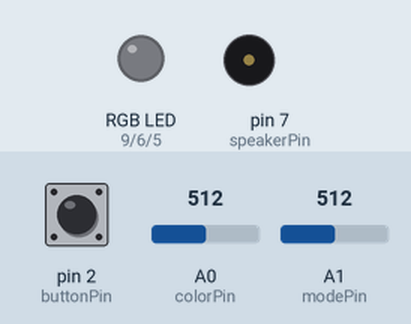
Simulated run of this sketch. Board: Arduino Uno, built with avr-gcc and run on an emulated ATmega328P. Shown: an RGB LED mixed from three pins (HIGH = lit), buzzer (waves = sounding). Inputs (shaded band) come from the test bench; at power-on: pin 2 (buttonPin) HIGH, A0 (colorPin) = 512, A1 (modePin) = 512.

Above: at 4.2 s.
4.3 s: pin 2 (buttonPin) pulled LOW for 0.15 s
At 5.24 s:
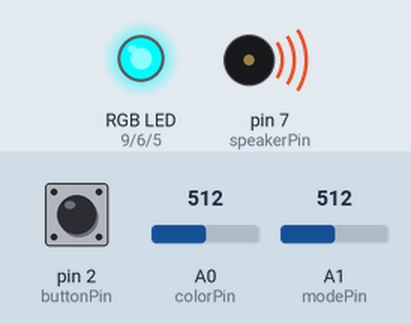
7.3 s: A0 (colorPin) set to 716
10.3 s: A0 (colorPin) set to 900
At 13.04 s:
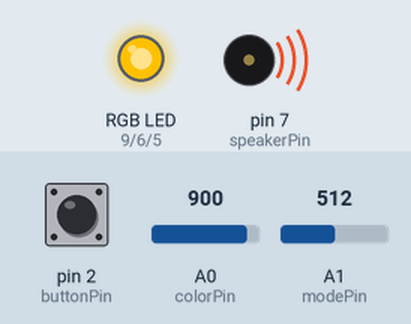
13.3 s: A0 (colorPin) set to 1023
At 13.84 s:
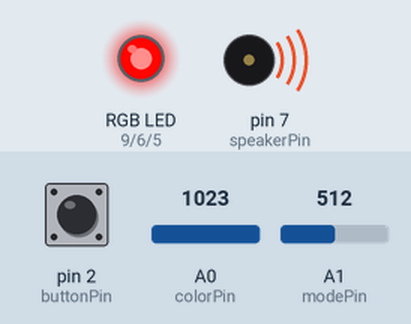
16.3 s: A1 (modePin) set to 306
19.3 s: A0 (colorPin) set to 306
At 21.0 s:
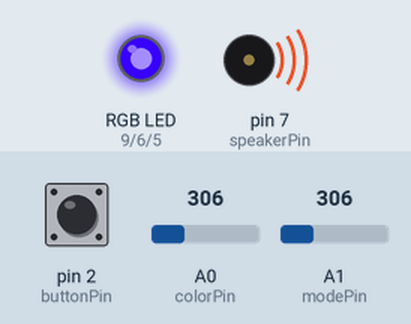
Timing chart, 0 to 23.3 s (numbered marks = the images above; inputs shaded):
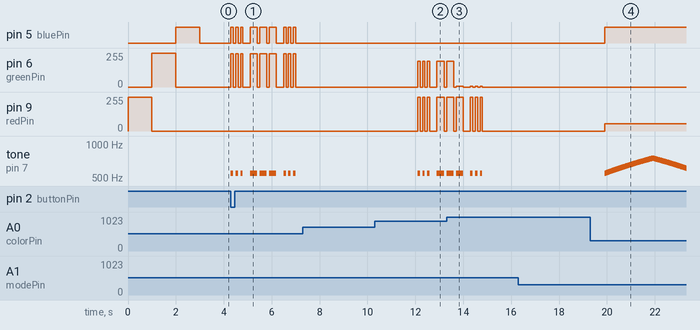

The sketch:

SOSbeacon.ino
```cpp
/*
 * SOSbeacon.ino
 * Compatible with SOS beacon LED and speaker + potentiometer to control modes and color.
 * On press, the selected mode will begin until pressed again (with exception of manual mode)
 *
 * Maximiliano Gracia Aguilar (maxgraciaaguilar@hotmail.com)
 * 2026-06-26
 *
 * Assembly guide: https://docs.google.com/document/d/18mNmDa8XmLQRfkeWav0mc5fWfhDpotYLdkZFLXzf-O4/edit?tab=t.0
 *
 * 2026 Treobytes. All rights reserved.
 */

#include "pitches.h"
#include "SOSfunctions.h"

// EDITABLE PARAMETERS
int speakerTone = 550;  // 100-2000
int dit = 100;          // Morse code speed

void SOS() {

  // S
  for (int i = 0; i < 3 && toggle; ++i) {
    TurnOn(dit, speakerTone);
    TurnOff(dit);
  }

  SOSdelay(dit * 2);

  // O
  for (int i = 0; i < 3 && toggle; ++i) {
    TurnOn(dit * 3, speakerTone);
    TurnOff(dit);
  }

  SOSdelay(dit * 2);

  // S
  for (int i = 0; i < 3 && toggle; ++i) {
    TurnOn(dit, speakerTone);
    TurnOff(dit);
  }

  SOSdelay(5000);
}

void alarm() {

  for (int i = 0; i < 200 && toggle; ++i) {
    TurnOn(10, speakerTone + i);
  }
  for (int i = 0; i < 200 && toggle; ++i) {
    TurnOn(10, speakerTone + 200 - i);
  }
  TurnOff(1);

}

void jingle() {

  // Inspired from royalthumb https://wokwi.com/projects/386864340532349953

  static const int melody[] PROGMEM = {
    NOTE_E4, NOTE_B3, NOTE_C4, NOTE_D4, NOTE_C4, NOTE_B3, NOTE_A3, NOTE_A3, NOTE_C4, NOTE_E4, NOTE_D4, NOTE_C4, NOTE_B3, NOTE_C4, NOTE_D4, NOTE_E4, NOTE_C4, NOTE_A3, NOTE_A3, 0,
    NOTE_D4, NOTE_F4, NOTE_A4, NOTE_G4, NOTE_F4, NOTE_E4, NOTE_C4, NOTE_E4, NOTE_D4, NOTE_C4, NOTE_B3, NOTE_B3, NOTE_C4, NOTE_D4, NOTE_E4, NOTE_C4, NOTE_A3, NOTE_A3, 0,
  };

  static const int noteDurations[] PROGMEM = {
    3, 6, 6, 3, 6, 6, 3, 6, 6, 3, 6, 6, 2, 6, 3, 3, 3, 3, 3, 2, 3, 6, 3, 6, 6, 2, 6, 3, 6, 6, 3, 6, 6, 3, 3, 3, 3, 3, 3,
  };

  int numNotes = sizeof(melody) / sizeof(melody[0]);

  for (int i = 0; i < numNotes && toggle; ++i) {
    int note = pgm_read_word_near(melody + i);
    int divider = pgm_read_word_near(noteDurations + i);
    int noteDuration = 1000 / divider;
    int gap = noteDuration * 0.30;

    if (note == 0) {
      TurnOff(noteDuration + gap);
    } else {
      TurnOn(noteDuration, note);
      TurnOff(gap);
    }
  }
}

void manual() {

  updateColor();

  if (digitalRead(buttonPin) == LOW) {
    analogWrite(redPin, redVal);
    analogWrite(bluePin, blueVal);
    analogWrite(greenPin, greenVal);
    tone(speakerPin, speakerTone);
  }
  else {
    analogWrite(redPin, 0);
    analogWrite(bluePin, 0);
    analogWrite(greenPin, 0);
    noTone(speakerPin);
  }
}

void setup()
{
  Serial.begin(9600);
  pinMode(redPin, OUTPUT);
  pinMode(bluePin, OUTPUT);
  pinMode(greenPin, OUTPUT);
  pinMode(speakerPin, OUTPUT);
  pinMode(buttonPin, INPUT_PULLUP);
  attachInterrupt(digitalPinToInterrupt(buttonPin), onPress, FALLING);

  analogWrite(redPin, 255); analogWrite(greenPin, 0); analogWrite(bluePin, 0); delay(1000);
  analogWrite(redPin, 0); analogWrite(greenPin, 255); analogWrite(bluePin, 0); delay(1000);
  analogWrite(redPin, 0); analogWrite(greenPin, 0); analogWrite(bluePin, 255); delay(1000);
  analogWrite(redPin, 0); analogWrite(greenPin, 0); analogWrite(bluePin, 0);
}

void loop()
{

  int modeReading = analogRead(modePin);
  int mode = map(modeReading, 0, 1023, 0, 4);

  if (mode > 3) mode = 3;
    mode += 1;

  switch(mode) {
    case 1:
      if (toggle) jingle();
      break;
    case 2:
      if (toggle) alarm();
      break;
    case 3:
      if (toggle) SOS();
      break;
    case 4:
      manual();
      break;
  }

}
```

SOSfunctions.h
```cpp
#ifndef SOS_FUNCTIONS
#define SOS_FUNCTIONS


int redPin = 9;
int bluePin = 5;
int greenPin = 6;
int buttonPin = 2;
int speakerPin = 7;

int redVal = 0;
int blueVal = 0;
int greenVal = 0;
extern int speakerTone;
extern int dit;

bool buttonStatus = 0;
bool lastButtonStatus = 0;
volatile byte toggle = 0;

int modePin = A1;
int colorPin = A0;


void SOSdelay(int ms) {
  unsigned long start = millis();
  while (millis() - start < ms) {
    if (!toggle) return;
  }
}


void onPress() {
  static unsigned long lastPress = 0;
  unsigned long now = micros();
  if (now - lastPress > 200000) {
    toggle = !toggle;
    lastPress = now;
  }
}

// Made by Claude AI
void hueToRGB(int hue, int &r, int &g, int &b) {
  int sector = hue / 60;            // which 60-degree slice of the wheel (0-5)
  int offset = hue % 60;            // how far into that slice (0-59)
  int rising  = offset * 255 / 60;  // ramp up   0 -> 255 across the slice
  int falling = 255 - rising;       // ramp down 255 -> 0 across the slice

  switch (sector) {
    case 0:  r = 255;     g = rising;  b = 0;       break; // red   -> yellow
    case 1:  r = falling; g = 255;     b = 0;       break; // yellow-> green
    case 2:  r = 0;       g = 255;     b = rising;  break; // green -> cyan
    case 3:  r = 0;       g = falling; b = 255;     break; // cyan  -> blue
    case 4:  r = rising;  g = 0;       b = 255;     break; // blue  -> magenta
    default: r = 255;     g = 0;       b = falling; break; // magenta-> red
  }
}

void updateColor() {

  int colorReading = analogRead(colorPin);
  int hue = map(colorReading, 0, 1023, 0, 359);

  hueToRGB(hue, redVal, blueVal, greenVal);

}

void TurnOn(int delayTime, int speakerTone) {
  updateColor();
  analogWrite(redPin, redVal);
  analogWrite(bluePin, blueVal);
  analogWrite(greenPin, greenVal);
  tone(speakerPin, speakerTone);
  SOSdelay(delayTime);
}

void TurnOff(int delayTime) {
  analogWrite(redPin, 0);
  analogWrite(bluePin, 0);
  analogWrite(greenPin, 0);
  noTone(speakerPin);
  SOSdelay(delayTime);
}


#endif
```

Measured:
- after the input at 4.3 s, pin 5 (bluePin): LOW → HIGH at once, → LOW 0.10 s later, → HIGH 0.10 s later, → LOW 0.10 s later, … (18 changes in this stretch); pin 6 (greenPin): 0/255 → 250/255 at once, → 0/255 0.10 s later, → 250/255 0.10 s later, → 0/255 0.10 s later, … (18 changes in this stretch)
- after the input at 7.3 s, every drawn part: stays the same
- after the input at 16.3 s, every drawn part: stays the same
- after the input at 19.3 s, pin 5 (bluePin): LOW → HIGH after 0.60 s; pin 6 (greenPin): stays 0/255 (without the input it goes to 5/255 after 0.60 s); pin 9 (redPin): 0/255 → 56/255 after 0.60 s
